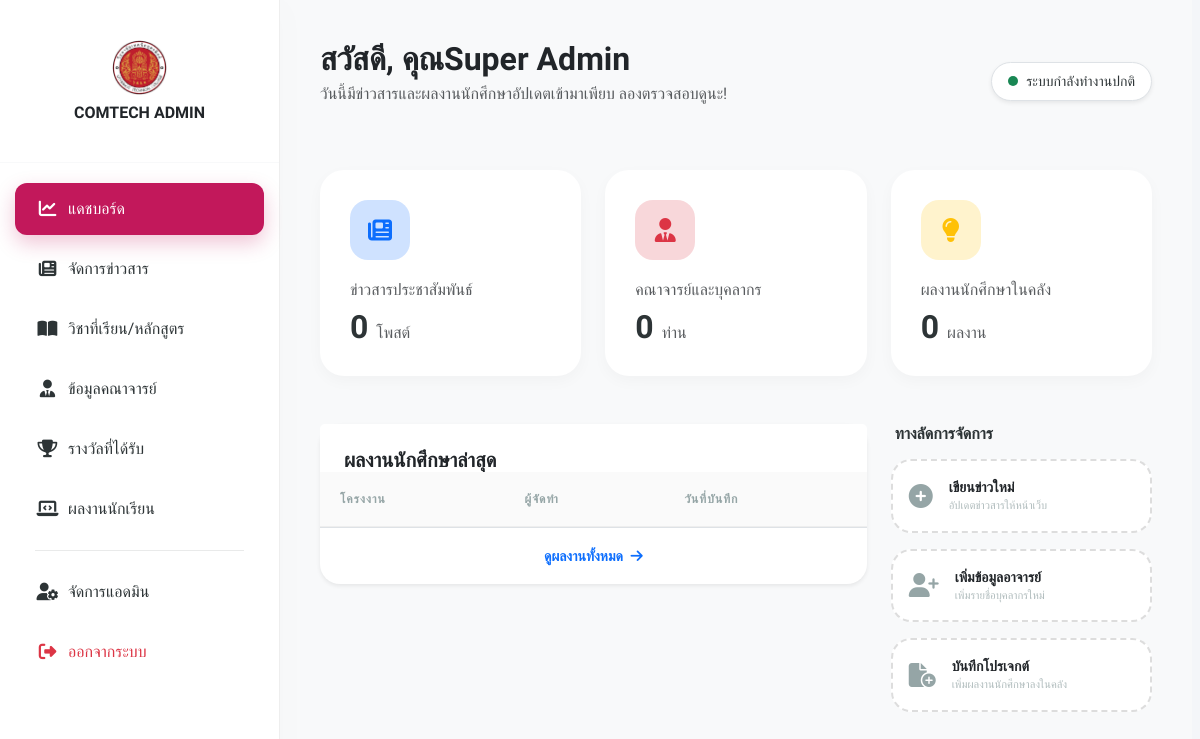
/admin/index.php (signed in), run on an earlier commit of the app's database.
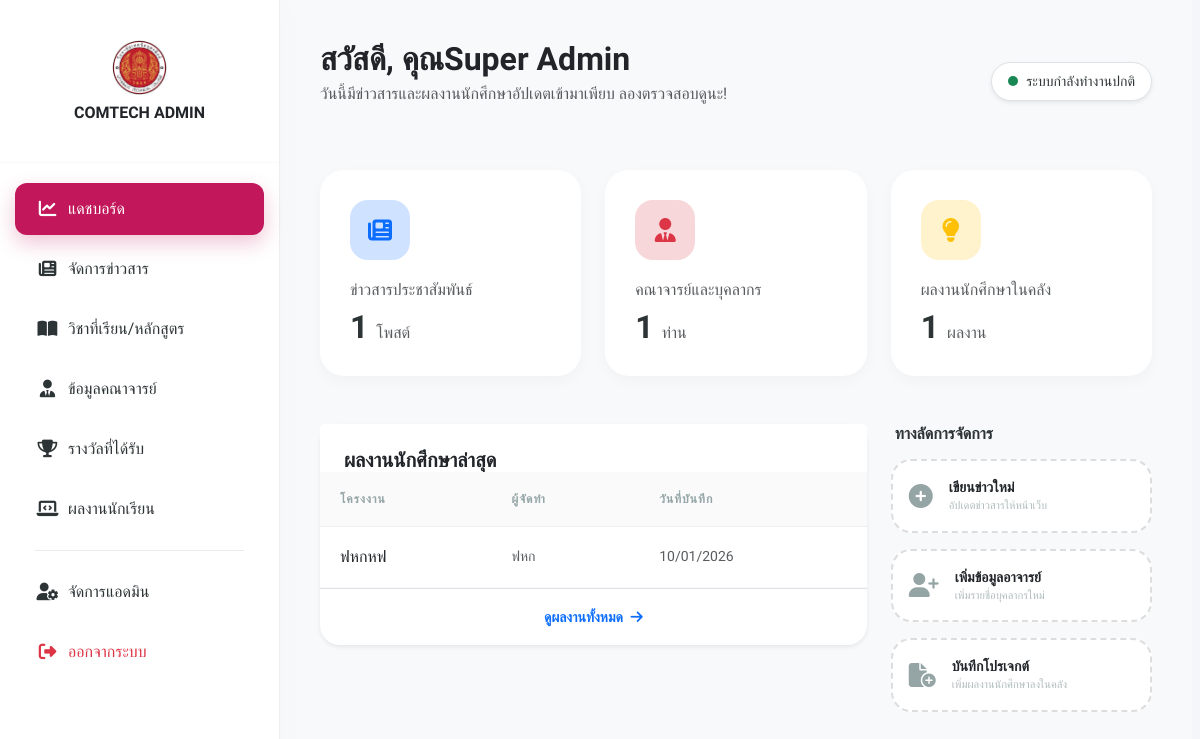
And on a later commit of the database.
### tables this page shows
CREATE TABLE `projects` (
  `id` int NOT NULL,
  `project_name` varchar(255) NOT NULL COMMENT 'ชื่อโครงงาน',
  `student_names` text COMMENT 'ชื่อผู้จัดทำ (เช่น นาย ก, นาย ข)',
  `advisor` varchar(255) DEFAULT NULL COMMENT 'อาจารย์ที่ปรึกษา',
  `academic_year` varchar(4) DEFAULT NULL COMMENT 'ปีการศึกษา (2568)',
  `description` text COMMENT 'รายละเอียดโครงงาน',
  `image` varchar(255) DEFAULT NULL COMMENT 'รูปพรีวิวผลงาน',
  `created_at` datetime DEFAULT CURRENT_TIMESTAMP
);

### admin/index.php (the view, shortened to what the changed rows need)
<?php
require_once __DIR__ . '/../config/db.php';
try {
    $countNews = $pdo->query("SELECT COUNT(*) FROM news")->fetchColumn();
    $countTeachers = $pdo->query("SELECT COUNT(*) FROM teachers")->fetchColumn();
    $countProjects = $pdo->query("SELECT COUNT(*) FROM projects")->fetchColumn();
    $latestProjects = $pdo->query("SELECT project_name, student_names, created_at FROM projects ORDER BY id DESC LIMIT 5")->fetchAll();
} catch (PDOException $e) { $countNews = $countTeachers = $countProjects = 0; }
?>
<!DOCTYPE html>
<html lang="th">
<head>
    <link href="https://cdn.jsdelivr.net/npm/bootstrap@5.3.0/dist/css/bootstrap.min.css" rel="stylesheet">
    <link rel="stylesheet" href="https://cdnjs.cloudflare.com/ajax/libs/font-awesome/6.4.0/css/all.min.css">
    <link rel="stylesheet" href="../assets/css/admin_style.css">
</head>
<body>
<div class="admin-wrapper">
    <div class="main-content">
        <div class="row align-items-center mb-5">
            <div class="col-md-8">
                <h2 class="fw-bold text-dark mb-1">สวัสดี, คุณ<?= htmlspecialchars($_SESSION['admin_name']) ?></h2>
            </div>
        </div>
        <div class="row g-4 mb-5">
            <div class="col-md-4">
                <div class="stat-card">
                    <div class="icon-box bg-primary-subtle text-primary">
                        <i class="fa-solid fa-newspaper"></i>
                    </div>
                    <h6 class="text-muted fw-normal">ข่าวสารประชาสัมพันธ์</h6>
                    <h2 class="fw-bold mb-0"><?= number_format($countNews) ?> <small class="fs-6 text-muted fw-normal">โพสต์</small></h2>
                </div>
            </div>
            <div class="col-md-4">
                <div class="stat-card">
                    <div class="icon-box bg-danger-subtle text-danger">
                        <i class="fa-solid fa-user-tie"></i>
                    </div>
                    <h6 class="text-muted fw-normal">คณาจารย์และบุคลากร</h6>
                    <h2 class="fw-bold mb-0"><?= number_format($countTeachers) ?> <small class="fs-6 text-muted fw-normal">ท่าน</small></h2>
                </div>
            </div>
            <div class="col-md-4">
                <div class="stat-card">
                    <div class="icon-box bg-warning-subtle text-warning">
                        <i class="fa-solid fa-lightbulb"></i>
                    </div>
                    <h6 class="text-muted fw-normal">ผลงานนักศึกษาในคลัง</h6>
                    <h2 class="fw-bold mb-0"><?= number_format($countProjects) ?> <small class="fs-6 text-muted fw-normal">ผลงาน</small></h2>
                </div>
            </div>
        </div>
        <div class="row g-4">
            <div class="col-lg-8">
                <div class="card card-table shadow-sm">
                    <div class="card-body p-0">
                        <div class="table-responsive">
                            <table class="table table-hover align-middle m-0">
                                <thead>
                                    <tr>
                                        <th>โครงงาน</th>
                                        <th>ผู้จัดทำ</th>
                                        <th>วันที่บันทึก</th>
                                    </tr>
                                </thead>
                                <tbody>
                                    <?php foreach($latestProjects as $p): ?>
                                    <tr>
                                        <td class="fw-medium"><?= htmlspecialchars($p['project_name']) ?></td>
                                        <td class="text-muted small"><?= htmlspecialchars($p['student_names']) ?></td>
                                        <td class="text-muted small"><?= date('d/m/Y', strtotime($p['created_at'])) ?></td>
                                    </tr>
                                    <?php endforeach; ?>
                                </tbody>
                            </table>
                        </div>
                    </div>
                </div>
            </div>
        </div>
    </div>
</div>
</body>
</html>

What changed in the data, as far as the page shows it:
added projects: project_name "ฟหกหฟ", student_names "ฟหก", created_at "10/01/2026"
Also different on the page:
$countNews: "0" → "1"
$countTeachers: "0" → "1"
$countProjects: "0" → "1"
